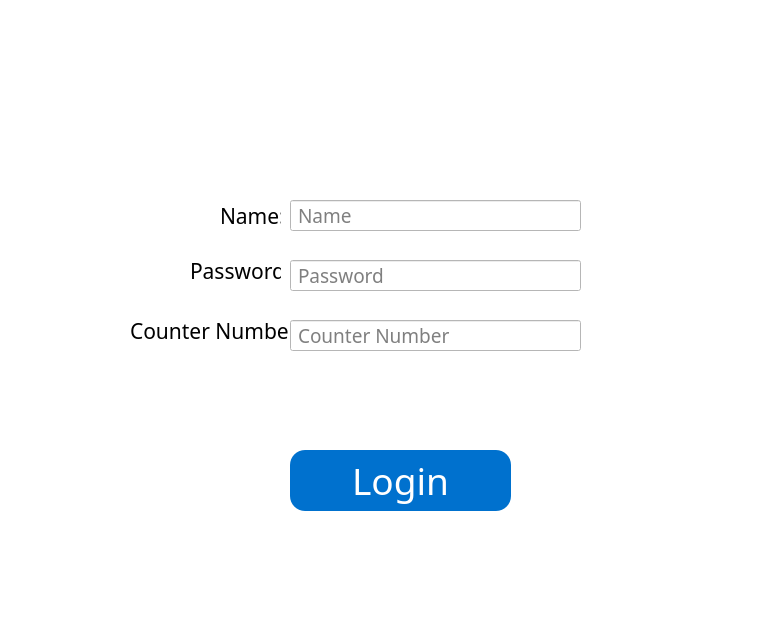
<?xml version="1.0" encoding="UTF-8"?>
<ui version="4.0">
 <class>MainWindow</class>
 <widget class="QMainWindow" name="MainWindow">
  <property name="geometry">
   <rect>
    <x>0</x>
    <y>0</y>
    <width>773</width>
    <height>624</height>
   </rect>
  </property>
  <property name="windowTitle">
   <string>MainWindow</string>
  </property>
  <property name="styleSheet">
   <string notr="true">background-color: rgb(255, 255, 255);</string>
  </property>
  <widget class="QWidget" name="centralwidget">
   <widget class="QLabel" name="logIn_label_name">
    <property name="geometry">
     <rect>
      <x>220</x>
      <y>190</y>
      <width>61</width>
      <height>51</height>
     </rect>
    </property>
    <property name="font">
     <font>
      <family>Berlin Sans FB</family>
      <pointsize>16</pointsize>
     </font>
    </property>
    <property name="text">
     <string>Name:</string>
    </property>
   </widget>
   <widget class="QLineEdit" name="logIn_lineEdit_name">
    <property name="geometry">
     <rect>
      <x>290</x>
      <y>200</y>
      <width>291</width>
      <height>31</height>
     </rect>
    </property>
    <property name="font">
     <font>
      <family>Berlin Sans FB</family>
      <pointsize>14</pointsize>
     </font>
    </property>
    <property name="styleSheet">
     <string notr="true">padding-left: 5px;</string>
    </property>
    <property name="placeholderText">
     <string>Name</string>
    </property>
   </widget>
   <widget class="QLabel" name="logIn_label_passw">
    <property name="geometry">
     <rect>
      <x>190</x>
      <y>250</y>
      <width>91</width>
      <height>41</height>
     </rect>
    </property>
    <property name="font">
     <font>
      <family>Berlin Sans FB</family>
      <pointsize>16</pointsize>
     </font>
    </property>
    <property name="text">
     <string>Password:</string>
    </property>
   </widget>
   <widget class="QLineEdit" name="logIn_lineEdit_passw">
    <property name="geometry">
     <rect>
      <x>290</x>
      <y>260</y>
      <width>291</width>
      <height>31</height>
     </rect>
    </property>
    <property name="font">
     <font>
      <family>Berlin Sans FB</family>
      <pointsize>14</pointsize>
     </font>
    </property>
    <property name="styleSheet">
     <string notr="true">padding-left: 5px;</string>
    </property>
    <property name="echoMode">
     <enum>QLineEdit::Password</enum>
    </property>
    <property name="placeholderText">
     <string>Password</string>
    </property>
   </widget>
   <widget class="QPushButton" name="logIn_buttn_login">
    <property name="geometry">
     <rect>
      <x>290</x>
      <y>450</y>
      <width>221</width>
      <height>61</height>
     </rect>
    </property>
    <property name="font">
     <font>
      <family>Berlin Sans FB</family>
      <pointsize>28</pointsize>
     </font>
    </property>
    <property name="styleSheet">
     <string notr="true">background-color: rgb(0,113,206);
color: white;
border-radius: 15px</string>
    </property>
    <property name="text">
     <string>Login</string>
    </property>
   </widget>
   <widget class="QLabel" name="logIn_label_counter">
    <property name="geometry">
     <rect>
      <x>130</x>
      <y>310</y>
      <width>161</width>
      <height>41</height>
     </rect>
    </property>
    <property name="font">
     <font>
      <family>Berlin Sans FB</family>
      <pointsize>16</pointsize>
     </font>
    </property>
    <property name="text">
     <string>Counter Number:</string>
    </property>
   </widget>
   <widget class="QLineEdit" name="logIn_lineEdit_counter">
    <property name="geometry">
     <rect>
      <x>290</x>
      <y>320</y>
      <width>291</width>
      <height>31</height>
     </rect>
    </property>
    <property name="font">
     <font>
      <family>Berlin Sans FB</family>
      <pointsize>14</pointsize>
     </font>
    </property>
    <property name="styleSheet">
     <string notr="true">padding-left: 5px;</string>
    </property>
    <property name="placeholderText">
     <string>Counter Number</string>
    </property>
   </widget>
   <widget class="QLabel" name="logIn_img_logo">
    <property name="geometry">
     <rect>
      <x>210</x>
      <y>-10</y>
      <width>391</width>
      <height>261</height>
     </rect>
    </property>
    <property name="styleSheet">
     <string notr="true">background-image: url(:/Images/Screens/Images/walmartLogo.png);</string>
    </property>
    <property name="text">
     <string/>
    </property>
    <property name="pixmap">
     <pixmap resource="../resources.qrc">:/Images/Screens/Images/walmartLogo.png</pixmap>
    </property>
    <property name="scaledContents">
     <bool>true</bool>
    </property>
   </widget>
   <widget class="QLabel" name="logIn_label_warning">
    <property name="geometry">
     <rect>
      <x>280</x>
      <y>390</y>
      <width>251</width>
      <height>31</height>
     </rect>
    </property>
    <property name="font">
     <font>
      <family>Berlin Sans FB</family>
      <pointsize>13</pointsize>
     </font>
    </property>
    <property name="styleSheet">
     <string notr="true">color: red;
padding-left: 5px</string>
    </property>
    <property name="text">
     <string/>
    </property>
   </widget>
   <zorder>logIn_img_logo</zorder>
   <zorder>logIn_label_passw</zorder>
   <zorder>logIn_lineEdit_passw</zorder>
   <zorder>logIn_buttn_login</zorder>
   <zorder>logIn_label_name</zorder>
   <zorder>logIn_lineEdit_name</zorder>
   <zorder>logIn_label_counter</zorder>
   <zorder>logIn_lineEdit_counter</zorder>
   <zorder>logIn_label_warning</zorder>
  </widget>
  <widget class="QMenuBar" name="menubar">
   <property name="geometry">
    <rect>
     <x>0</x>
     <y>0</y>
     <width>773</width>
     <height>21</height>
    </rect>
   </property>
  </widget>
  <widget class="QStatusBar" name="statusbar"/>
 </widget>
 <resources>
  <include location="../resources.qrc"/>
 </resources>
 <connections/>
</ui>
